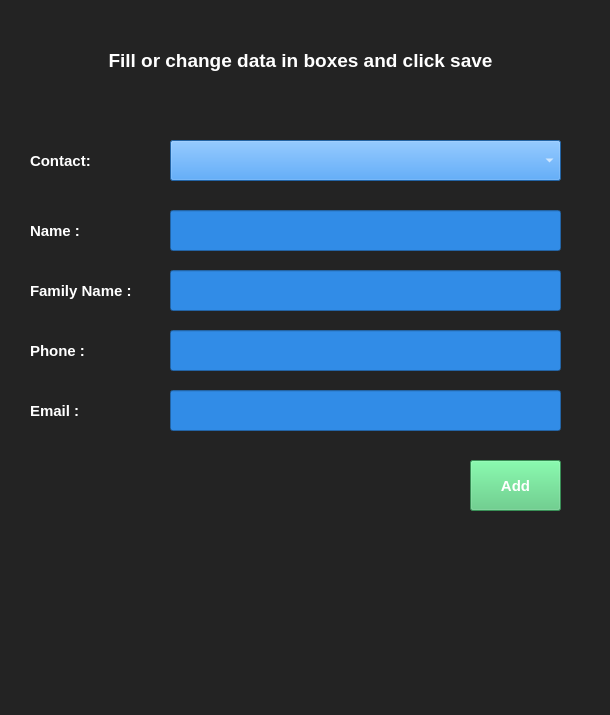
<?xml version="1.0" encoding="UTF-8"?>
<ui version="4.0">
 <class>Dialog</class>
 <widget class="QDialog" name="Dialog">
  <property name="geometry">
   <rect>
    <x>0</x>
    <y>0</y>
    <width>610</width>
    <height>715</height>
   </rect>
  </property>
  <property name="windowTitle">
   <string>Edit Contacts</string>
  </property>
  <property name="styleSheet">
   <string notr="true">background-color:#232323</string>
  </property>
  <widget class="QLabel" name="label_6">
   <property name="geometry">
    <rect>
     <x>10</x>
     <y>40</y>
     <width>581</width>
     <height>41</height>
    </rect>
   </property>
   <property name="font">
    <font>
     <family>MS Shell Dlg 2</family>
     <pointsize>14</pointsize>
     <weight>75</weight>
     <italic>false</italic>
     <bold>true</bold>
     <underline>false</underline>
     <strikeout>false</strikeout>
     <kerning>true</kerning>
    </font>
   </property>
   <property name="styleSheet">
    <string notr="true">color:white;</string>
   </property>
   <property name="text">
    <string>Fill or change data in boxes and click save</string>
   </property>
   <property name="alignment">
    <set>Qt::AlignCenter</set>
   </property>
  </widget>
  <widget class="QLineEdit" name="lineEdit">
   <property name="geometry">
    <rect>
     <x>170</x>
     <y>210</y>
     <width>391</width>
     <height>41</height>
    </rect>
   </property>
   <property name="font">
    <font>
     <weight>75</weight>
     <bold>true</bold>
    </font>
   </property>
   <property name="styleSheet">
    <string notr="true">background-color:#318CE7;color:white</string>
   </property>
   <property name="text">
    <string/>
   </property>
  </widget>
  <widget class="QLabel" name="label_2">
   <property name="geometry">
    <rect>
     <x>30</x>
     <y>210</y>
     <width>121</width>
     <height>41</height>
    </rect>
   </property>
   <property name="font">
    <font>
     <family>MS Shell Dlg 2</family>
     <pointsize>11</pointsize>
     <weight>75</weight>
     <italic>false</italic>
     <bold>true</bold>
    </font>
   </property>
   <property name="styleSheet">
    <string notr="true">color:white</string>
   </property>
   <property name="text">
    <string>Name :</string>
   </property>
   <property name="alignment">
    <set>Qt::AlignLeading|Qt::AlignLeft|Qt::AlignVCenter</set>
   </property>
  </widget>
  <widget class="QLabel" name="label_3">
   <property name="geometry">
    <rect>
     <x>30</x>
     <y>270</y>
     <width>121</width>
     <height>41</height>
    </rect>
   </property>
   <property name="font">
    <font>
     <family>MS Shell Dlg 2</family>
     <pointsize>11</pointsize>
     <weight>75</weight>
     <italic>false</italic>
     <bold>true</bold>
    </font>
   </property>
   <property name="styleSheet">
    <string notr="true">color:white</string>
   </property>
   <property name="text">
    <string>Family Name :</string>
   </property>
   <property name="alignment">
    <set>Qt::AlignLeading|Qt::AlignLeft|Qt::AlignVCenter</set>
   </property>
  </widget>
  <widget class="QLabel" name="label_4">
   <property name="geometry">
    <rect>
     <x>30</x>
     <y>330</y>
     <width>121</width>
     <height>41</height>
    </rect>
   </property>
   <property name="font">
    <font>
     <family>MS Shell Dlg 2</family>
     <pointsize>11</pointsize>
     <weight>75</weight>
     <italic>false</italic>
     <bold>true</bold>
    </font>
   </property>
   <property name="styleSheet">
    <string notr="true">color:white</string>
   </property>
   <property name="text">
    <string>Phone :</string>
   </property>
   <property name="alignment">
    <set>Qt::AlignLeading|Qt::AlignLeft|Qt::AlignVCenter</set>
   </property>
  </widget>
  <widget class="QLabel" name="label_5">
   <property name="geometry">
    <rect>
     <x>30</x>
     <y>390</y>
     <width>121</width>
     <height>41</height>
    </rect>
   </property>
   <property name="font">
    <font>
     <family>MS Shell Dlg 2</family>
     <pointsize>11</pointsize>
     <weight>75</weight>
     <italic>false</italic>
     <bold>true</bold>
    </font>
   </property>
   <property name="styleSheet">
    <string notr="true">color:white</string>
   </property>
   <property name="text">
    <string>Email :</string>
   </property>
   <property name="alignment">
    <set>Qt::AlignLeading|Qt::AlignLeft|Qt::AlignVCenter</set>
   </property>
  </widget>
  <widget class="QLineEdit" name="lineEdit_2">
   <property name="geometry">
    <rect>
     <x>170</x>
     <y>270</y>
     <width>391</width>
     <height>41</height>
    </rect>
   </property>
   <property name="font">
    <font>
     <weight>75</weight>
     <bold>true</bold>
    </font>
   </property>
   <property name="styleSheet">
    <string notr="true">background-color:#318CE7;color:white</string>
   </property>
  </widget>
  <widget class="QLineEdit" name="lineEdit_3">
   <property name="geometry">
    <rect>
     <x>170</x>
     <y>330</y>
     <width>391</width>
     <height>41</height>
    </rect>
   </property>
   <property name="font">
    <font>
     <weight>75</weight>
     <bold>true</bold>
    </font>
   </property>
   <property name="styleSheet">
    <string notr="true">background-color:#318CE7;color:white</string>
   </property>
  </widget>
  <widget class="QLineEdit" name="lineEdit_4">
   <property name="geometry">
    <rect>
     <x>170</x>
     <y>390</y>
     <width>391</width>
     <height>41</height>
    </rect>
   </property>
   <property name="font">
    <font>
     <weight>75</weight>
     <bold>true</bold>
    </font>
   </property>
   <property name="styleSheet">
    <string notr="true">background-color:#318CE7;color:white</string>
   </property>
  </widget>
  <widget class="QLabel" name="label_7">
   <property name="geometry">
    <rect>
     <x>30</x>
     <y>140</y>
     <width>121</width>
     <height>41</height>
    </rect>
   </property>
   <property name="font">
    <font>
     <family>MS Shell Dlg 2</family>
     <pointsize>11</pointsize>
     <weight>75</weight>
     <italic>false</italic>
     <bold>true</bold>
    </font>
   </property>
   <property name="styleSheet">
    <string notr="true">color:white</string>
   </property>
   <property name="text">
    <string>Contact:</string>
   </property>
   <property name="alignment">
    <set>Qt::AlignLeading|Qt::AlignLeft|Qt::AlignVCenter</set>
   </property>
  </widget>
  <widget class="QComboBox" name="comboBox">
   <property name="geometry">
    <rect>
     <x>170</x>
     <y>140</y>
     <width>391</width>
     <height>41</height>
    </rect>
   </property>
   <property name="font">
    <font>
     <weight>75</weight>
     <bold>true</bold>
    </font>
   </property>
   <property name="styleSheet">
    <string notr="true">background-color:#318CE7;color:white</string>
   </property>
  </widget>
  <widget class="QPushButton" name="pushButton_do">
   <property name="geometry">
    <rect>
     <x>470</x>
     <y>460</y>
     <width>91</width>
     <height>51</height>
    </rect>
   </property>
   <property name="font">
    <font>
     <family>MS Shell Dlg 2</family>
     <pointsize>11</pointsize>
     <weight>75</weight>
     <bold>true</bold>
    </font>
   </property>
   <property name="cursor">
    <cursorShape>PointingHandCursor</cursorShape>
   </property>
   <property name="styleSheet">
    <string notr="true">background-color:#50C878; color:white</string>
   </property>
   <property name="text">
    <string>Add</string>
   </property>
   <property name="checkable">
    <bool>false</bool>
   </property>
   <property name="autoDefault">
    <bool>false</bool>
   </property>
   <property name="default">
    <bool>false</bool>
   </property>
   <property name="flat">
    <bool>false</bool>
   </property>
  </widget>
  <widget class="QLabel" name="label_error2">
   <property name="geometry">
    <rect>
     <x>10</x>
     <y>680</y>
     <width>591</width>
     <height>21</height>
    </rect>
   </property>
   <property name="font">
    <font>
     <family>MS Shell Dlg 2</family>
     <pointsize>10</pointsize>
     <weight>75</weight>
     <italic>false</italic>
     <bold>true</bold>
     <underline>false</underline>
     <strikeout>false</strikeout>
     <kerning>true</kerning>
    </font>
   </property>
   <property name="styleSheet">
    <string notr="true">color:#EB4C42;</string>
   </property>
   <property name="text">
    <string/>
   </property>
   <property name="alignment">
    <set>Qt::AlignLeading|Qt::AlignLeft|Qt::AlignVCenter</set>
   </property>
  </widget>
 </widget>
 <resources/>
 <connections/>
</ui>
